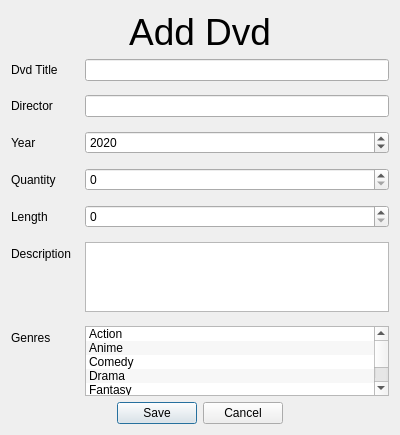
<?xml version="1.0" encoding="UTF-8"?>
<ui version="4.0">
 <class>DvdDialog</class>
 <widget class="QDialog" name="DvdDialog">
  <property name="geometry">
   <rect>
    <x>0</x>
    <y>0</y>
    <width>400</width>
    <height>435</height>
   </rect>
  </property>
  <property name="windowTitle">
   <string>Dialog</string>
  </property>
  <property name="modal">
   <bool>true</bool>
  </property>
  <layout class="QVBoxLayout" name="verticalLayout">
   <item>
    <widget class="QLabel" name="titleLabel">
     <property name="font">
      <font>
       <pointsize>28</pointsize>
      </font>
     </property>
     <property name="text">
      <string>Add Dvd</string>
     </property>
     <property name="alignment">
      <set>Qt::AlignCenter</set>
     </property>
    </widget>
   </item>
   <item>
    <layout class="QFormLayout" name="formLayout">
     <property name="horizontalSpacing">
      <number>14</number>
     </property>
     <property name="verticalSpacing">
      <number>14</number>
     </property>
     <item row="0" column="0">
      <widget class="QLabel" name="label">
       <property name="text">
        <string>Dvd Title</string>
       </property>
      </widget>
     </item>
     <item row="0" column="1">
      <widget class="QLineEdit" name="dvdTitle"/>
     </item>
     <item row="1" column="0">
      <widget class="QLabel" name="label_5">
       <property name="text">
        <string>Director</string>
       </property>
      </widget>
     </item>
     <item row="1" column="1">
      <widget class="QLineEdit" name="dvdDirector"/>
     </item>
     <item row="2" column="0">
      <widget class="QLabel" name="label_4">
       <property name="text">
        <string>Year</string>
       </property>
      </widget>
     </item>
     <item row="2" column="1">
      <widget class="QSpinBox" name="dvdYearSpinbox">
       <property name="minimum">
        <number>1900</number>
       </property>
       <property name="maximum">
        <number>2100</number>
       </property>
       <property name="value">
        <number>2020</number>
       </property>
      </widget>
     </item>
     <item row="3" column="0">
      <widget class="QLabel" name="label_2">
       <property name="text">
        <string>Quantity</string>
       </property>
      </widget>
     </item>
     <item row="3" column="1">
      <widget class="QSpinBox" name="dvdQuantitySpinbox"/>
     </item>
     <item row="4" column="0">
      <widget class="QLabel" name="label_7">
       <property name="text">
        <string>Length</string>
       </property>
      </widget>
     </item>
     <item row="4" column="1">
      <widget class="QSpinBox" name="dvdLengthSpinbox">
       <property name="maximum">
        <number>10000</number>
       </property>
      </widget>
     </item>
     <item row="5" column="0">
      <widget class="QLabel" name="label_8">
       <property name="text">
        <string>Description</string>
       </property>
      </widget>
     </item>
     <item row="5" column="1">
      <widget class="QTextEdit" name="dvdDescriptionTextEdit"/>
     </item>
     <item row="6" column="0">
      <widget class="QLabel" name="label_3">
       <property name="text">
        <string>Genres</string>
       </property>
      </widget>
     </item>
     <item row="6" column="1">
      <widget class="QListWidget" name="dvdGenreList">
       <property name="alternatingRowColors">
        <bool>true</bool>
       </property>
       <property name="selectionMode">
        <enum>QAbstractItemView::MultiSelection</enum>
       </property>
       <property name="spacing">
        <number>3</number>
       </property>
       <property name="sortingEnabled">
        <bool>true</bool>
       </property>
       <item>
        <property name="text">
         <string>Action</string>
        </property>
       </item>
       <item>
        <property name="text">
         <string>Anime</string>
        </property>
       </item>
       <item>
        <property name="text">
         <string>Comedy</string>
        </property>
       </item>
       <item>
        <property name="text">
         <string>Drama</string>
        </property>
       </item>
       <item>
        <property name="text">
         <string>Fantasy</string>
        </property>
       </item>
       <item>
        <property name="text">
         <string>Horror</string>
        </property>
       </item>
       <item>
        <property name="text">
         <string>Mystery</string>
        </property>
       </item>
       <item>
        <property name="text">
         <string>Romance</string>
        </property>
       </item>
       <item>
        <property name="text">
         <string>Thriller</string>
        </property>
       </item>
       <item>
        <property name="text">
         <string>Western</string>
        </property>
       </item>
      </widget>
     </item>
    </layout>
   </item>
   <item>
    <widget class="QDialogButtonBox" name="acceptButtonBox">
     <property name="standardButtons">
      <set>QDialogButtonBox::Cancel|QDialogButtonBox::Save</set>
     </property>
     <property name="centerButtons">
      <bool>true</bool>
     </property>
    </widget>
   </item>
  </layout>
 </widget>
 <resources/>
 <connections>
  <connection>
   <sender>acceptButtonBox</sender>
   <signal>rejected()</signal>
   <receiver>DvdDialog</receiver>
   <slot>reject()</slot>
   <hints>
    <hint type="sourcelabel">
     <x>208</x>
     <y>415</y>
    </hint>
    <hint type="destinationlabel">
     <x>208</x>
     <y>217</y>
    </hint>
   </hints>
  </connection>
  <connection>
   <sender>acceptButtonBox</sender>
   <signal>accepted()</signal>
   <receiver>DvdDialog</receiver>
   <slot>accept()</slot>
   <hints>
    <hint type="sourcelabel">
     <x>208</x>
     <y>415</y>
    </hint>
    <hint type="destinationlabel">
     <x>208</x>
     <y>217</y>
    </hint>
   </hints>
  </connection>
 </connections>
</ui>
